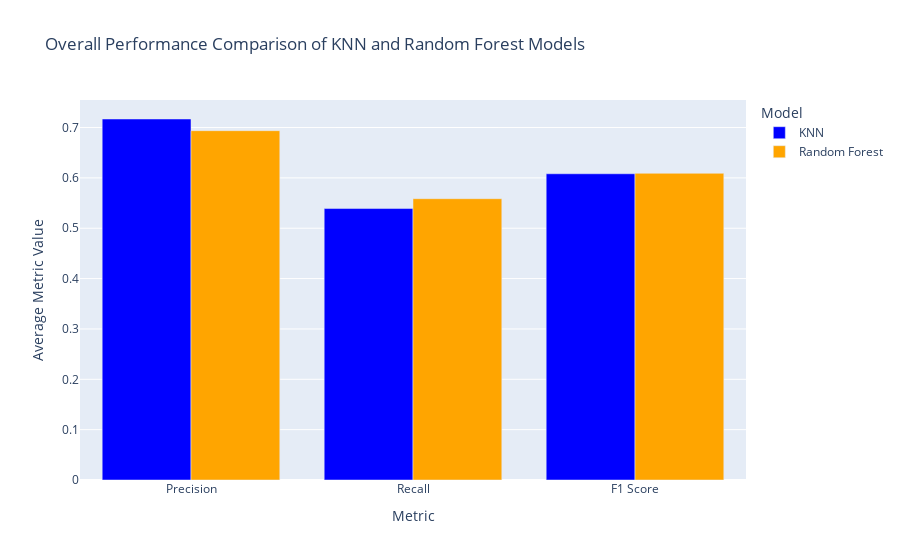

The notebook cell saved with this chart:
### Code cell
import numpy as np

# Step 17: Calculate overall average metrics for both models
avg_precision_knn = np.mean(precision_knn)
avg_recall_knn = np.mean(recall_knn)
avg_f1_knn = np.mean(f1_knn)

avg_precision_rf = np.mean(precision_rf)
avg_recall_rf = np.mean(recall_rf)
avg_f1_rf = np.mean(f1_rf)

# Step 18: Visualize overall performance comparison
fig = go.Figure()

# Add bars for KNN model
fig.add_trace(go.Bar(
    x=['Precision', 'Recall', 'F1 Score'],
    y=[avg_precision_knn, avg_recall_knn, avg_f1_knn],
    name='KNN',
    marker_color='blue'
))

# Add bars for Random Forest model
fig.add_trace(go.Bar(
    x=['Precision', 'Recall', 'F1 Score'],
    y=[avg_precision_rf, avg_recall_rf, avg_f1_rf],
    name='Random Forest',
    marker_color='orange'
))

# Step 19: Customize the layout
fig.update_layout(
    title='Overall Performance Comparison of KNN and Random Forest Models',
    xaxis_title='Metric',
    yaxis_title='Average Metric Value',
    barmode='group',  # Grouped bars for easy comparison
    legend_title='Model'
)

# Step 20: Show the plot
fig.show()

### Figure 1 — Plotly figure (JSON) as saved in the notebook; plotly's stock layout.template omitted (floating-point values rounded to 4 significant figures)
{"data": [{"marker": {"color": "blue"}, "name": "KNN", "type": "bar", "x": ["Precision", "Recall", "F1 Score"], "y": [0.7169, 0.5391, 0.6082]}, {"marker": {"color": "orange"}, "name": "Random Forest", "type": "bar", "x": ["Precision", "Recall", "F1 Score"], "y": [0.6938, 0.5587, 0.6091]}], "layout": {"barmode": "group", "legend": {"title": {"text": "Model"}}, "title": {"text": "Overall Performance Comparison of KNN and Random Forest Models"}, "xaxis": {"title": {"text": "Metric"}}, "yaxis": {"title": {"text": "Average Metric Value"}}}}
